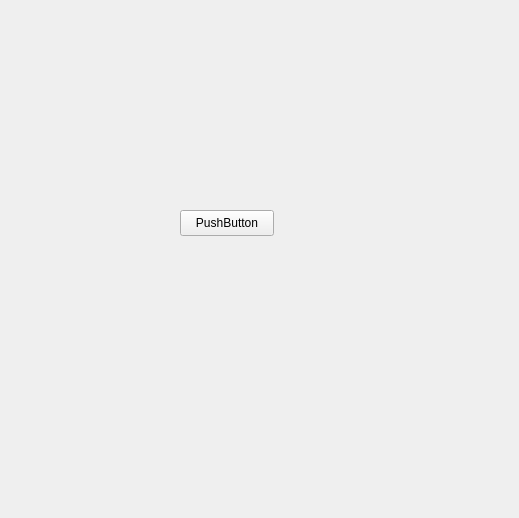
<?xml version="1.0" encoding="UTF-8"?>
<ui version="4.0">
 <class>Form</class>
 <widget class="QWidget" name="Form">
  <property name="geometry">
   <rect>
    <x>0</x>
    <y>0</y>
    <width>519</width>
    <height>518</height>
   </rect>
  </property>
  <property name="windowTitle">
   <string>Form</string>
  </property>
  <widget class="QPushButton" name="findButton">
   <property name="geometry">
    <rect>
     <x>180</x>
     <y>210</y>
     <width>94</width>
     <height>26</height>
    </rect>
   </property>
   <property name="text">
    <string>PushButton</string>
   </property>
  </widget>
 </widget>
 <resources/>
 <connections/>
</ui>
